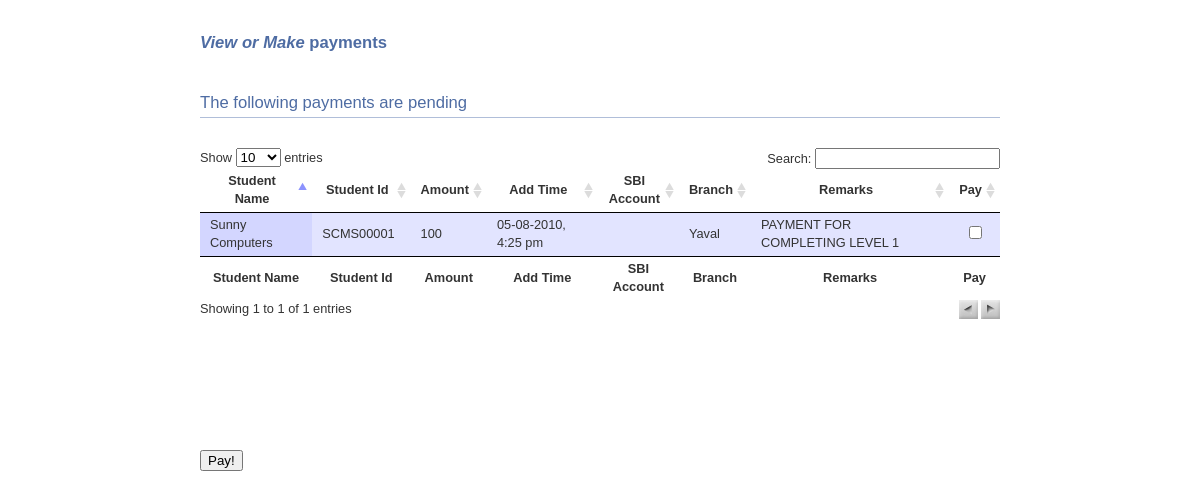
/IMS/view_make_payments.php (signed in), run on the app's committed database.
### tables this page shows
CREATE TABLE `payments` (
  `TRANSID` mediumint(9) NOT NULL default '0',
  `STUDID` varchar(9) NOT NULL default '',
  `POINTS` mediumint(9) NOT NULL default '0',
  `AMOUNT` mediumint(9) NOT NULL default '0',
  `STATUS` text NOT NULL,
  `ADDTIME` bigint(20) NOT NULL default '0',
  `PAYTIME` bigint(20) NOT NULL default '0',
  `REMARKS` text NOT NULL,
  PRIMARY KEY  (`TRANSID`)
);

CREATE TABLE `students` (
  `PID` varchar(9) NOT NULL default '',
  `ID` varchar(9) NOT NULL default '',
  `COURSE` text NOT NULL,
  `BATCH` varchar(4) NOT NULL default '0',
  `COURSE_STATUS` text NOT NULL,
  `NAME` text NOT NULL,
  `FNAME` text NOT NULL,
  `MNAME` text NOT NULL,
  `LNAME` text NOT NULL,
  `DOB` varchar(10) NOT NULL default '',
  `GENDER` text NOT NULL,
  `SBI` varchar(11) default NULL,
  `BRANCH` text NOT NULL,
  `ADDRESS1` text NOT NULL,
  `ADDRESS2` text NOT NULL,
  `ADDRESS3` text NOT NULL,
  `PINCODE` varchar(6) NOT NULL default '0',
  `MOBILE` varchar(10) NOT NULL default '',
  `LANDLINE` text,
  `EMAIL` text NOT NULL,
  `MARS` text NOT NULL,
  `QUALIFICATION` text,
  `MEDIUM` text NOT NULL,
  `DISCOUNT` double NOT NULL default '0',
  `DOA` varchar(10) NOT NULL default '',
  `CHILD1` varchar(9) default NULL,
  `CHILD2` varchar(9) default NULL,
  `FEESPAID` int(11) NOT NULL default '0',
  `FEESFLAG` tinyint(4) NOT NULL default '0',
  `LFTIME` bigint(20) NOT NULL default '0',
  `PASSWORD` varchar(8) NOT NULL default '0',
  `TIME` bigint(20) default '1269189791',
  `REMARKS` text NOT NULL,
  `PAYELIG` tinyint(4) NOT NULL default '0',
  `ABSLEVEL` mediumint(9) NOT NULL default '0',
  `LEVEL1` mediumint(9) NOT NULL default '0',
  `LEVEL2` mediumint(9) NOT NULL default '0',
  `LEVEL3` mediumint(9) NOT NULL default '0',
  `LEVEL4` mediumint(9) NOT NULL default '0',
  `LEVEL5` mediumint(9) NOT NULL default '0',
  `LEVEL6` mediumint(9) NOT NULL default '0',
  `LEVEL7` mediumint(9) NOT NULL default '0',
  `LEVEL8` mediumint(9) NOT NULL default '0',
  `LEVEL9` mediumint(9) NOT NULL default '0',
  `LEVEL10` mediumint(9) NOT NULL default '0',
  `LEVEL11` mediumint(9) NOT NULL default '0',
  `LEVEL12` mediumint(9) NOT NULL default '0',
  `LEVEL13` mediumint(9) NOT NULL default '0',
  `LEVEL14` mediumint(9) NOT NULL default '0',
  `LEVEL15` mediumint(9) NOT NULL default '0',
  `LEVEL16` mediumint(9) NOT NULL default '0',
  `LEVEL17` mediumint(9) NOT NULL default '0',
  `LEVEL18` mediumint(9) NOT NULL default '0',
  `LEVEL19` mediumint(9) NOT NULL default '0',
  `LEVEL20` mediumint(9) NOT NULL default '0',
  `TOTPOINTS` mediumint(9) NOT NULL default '0',
  PRIMARY KEY  (`ID`)
);

### IMS/view_make_payments.php (the view, shortened to what this page needs)
<!DOCTYPE HTML PUBLIC "-//W3C//DTD HTML 4.01//EN" "http://www.w3.org/TR/html4/strict.dtd">
<html>
	<head>
	</head>
	<body id="dt_example">
		<div id="container">
			<div class="full_width big">
				<i>View or Make</i> payments
			</div>
			<h1>The following payments are pending</h1>
			<div id="demo">
				<form action="view_make_payments.php" method="post">
<table cellpadding="0" cellspacing="0" border="0" class="display" id="example">
	<thead>
		<tr>
			<th>Student Name</th>
			<th>Student Id</th>
			<th>Amount</th>
			<th>Add Time</th>
			<th>SBI Account</th>
			<th>Branch</th>
			<th>Remarks</th>
			<th>Pay</th>
		</tr>
	</thead>
	<tbody>
		<?php
		$query="SELECT TRANSID,STUDID,AMOUNT,ADDTIME,REMARKS FROM payments WHERE STATUS='PENDING'";
		$results=mysql_query($query);
		while(list($transid,$studid,$amount,$addtime,$remarks)=mysql_fetch_row($results))
		{
			$query="SELECT PAYELIG,SBI,BRANCH,NAME FROM students WHERE ID='$studid'";
			$results2=mysql_query($query);
			list($payelig,$sbi,$branch,$name)=mysql_fetch_row($results2);
			if($payelig)
			{
				$addtime=date("d-m-Y, g:i a", $addtime);
				echo "<tr>";
					echo "<td>$name</td>";
					echo "<td>$studid</td>";
					echo "<td>$amount</td>";
					echo "<td>$addtime</td>";
					echo "<td>$sbi</td>";
					echo "<td>$branch</td>";
					echo "<td>$remarks</td>";
					echo "<td class='center'><input type='checkbox' name='payto[]' value='$transid'/></td>";
				echo "</tr>";
			}
		}
		?>
	</tbody>
	<tfoot>
		<tr>
			<th>Student Name</th>
			<th>Student Id</th>
			<th>Amount</th>
			<th>Add Time</th>
			<th>SBI Account</th>
			<th>Branch</th>
			<th>Remarks</th>
			<th>Pay</th>
		</tr>
	</tfoot>
</table>
<input type="submit" value="Pay!" name="submit"/>
				</form>
			</div>
			<div class="spacer"></div>
</div>
	</body>
</html>

### IMS/media/css/demo_page.css (style rules this page uses)
#dt_example { font: 80%/1.45em "Lucida Grande", Verdana, Arial, Helvetica, sans-serif; margin: 0; padding: 0; color: #333; background-color: #fff; }
#dt_example #container { width: 800px; margin: 30px auto; padding: 0; }
#dt_example #demo { margin: 30px auto 0 auto; }
#dt_example .big { font-size: 1.3em; font-weight: bold; line-height: 1.6em; color: #4E6CA3; }
#dt_example .spacer { height: 20px; clear: both; }
#dt_example h1 { margin-top: 2em; font-size: 1.3em; font-weight: normal; line-height: 1.6em; color: #4E6CA3; border-bottom: 1px solid #B0BED9; clear: both; }

### IMS/media/css/demo_table.css (style rules this page uses)
table.display { margin: 0 auto; width: 100%; clear: both; }
table.display thead th { padding: 3px 18px 3px 10px; border-bottom: 1px solid black; font-weight: bold; cursor: pointer; * cursor: hand; }
table.display tfoot th { padding: 3px 10px; border-top: 1px solid black; font-weight: bold; }
table.display td { padding: 3px 10px; }
table.display td.center { text-align: center; }
.sorting_asc { background: url('../images/sort_asc.png') no-repeat center right; }
.sorting { background: url('../images/sort_both.png') no-repeat center right; }
tr.odd { background-color: #E2E4FF; }
tr.odd td.sorting_1 { background-color: #D3D6FF; }

### data on the page
payments: students.NAME "Sunny Computers", STUDID "SCMS00001", AMOUNT "100", ADDTIME "05-08-2010, 4:25 pm", students.BRANCH "Yaval", REMARKS "PAYMENT FOR COMPLETING LEVEL 1"
